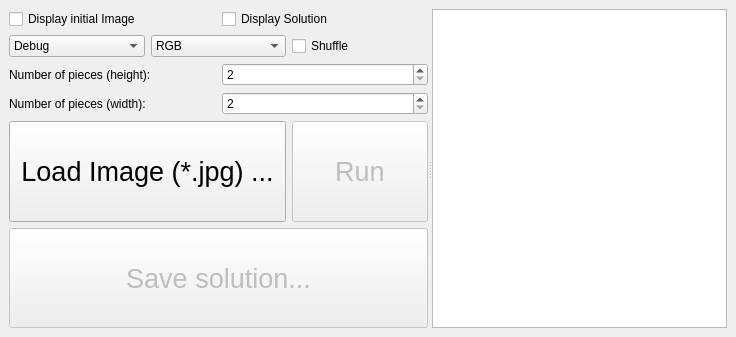
<?xml version="1.0" encoding="UTF-8"?>
<ui version="4.0">
 <class>FYPJigsawPuzzleSolver</class>
 <widget class="QMainWindow" name="FYPJigsawPuzzleSolver">
  <property name="geometry">
   <rect>
    <x>0</x>
    <y>0</y>
    <width>736</width>
    <height>337</height>
   </rect>
  </property>
  <property name="windowTitle">
   <string>MainWindow</string>
  </property>
  <widget class="QWidget" name="centralwidget">
   <property name="enabled">
    <bool>true</bool>
   </property>
   <property name="sizePolicy">
    <sizepolicy hsizetype="Expanding" vsizetype="Expanding">
     <horstretch>0</horstretch>
     <verstretch>0</verstretch>
    </sizepolicy>
   </property>
   <layout class="QHBoxLayout" name="horizontalLayout_7">
    <item>
     <widget class="QSplitter" name="splitter">
      <property name="orientation">
       <enum>Qt::Horizontal</enum>
      </property>
      <widget class="QWidget" name="layoutWidget">
       <layout class="QVBoxLayout" name="verticalLayout">
        <item>
         <layout class="QHBoxLayout" name="horizontalLayout">
          <item>
           <widget class="QCheckBox" name="displayInitial">
            <property name="sizePolicy">
             <sizepolicy hsizetype="Minimum" vsizetype="Minimum">
              <horstretch>0</horstretch>
              <verstretch>0</verstretch>
             </sizepolicy>
            </property>
            <property name="text">
             <string>Display initial Image</string>
            </property>
           </widget>
          </item>
          <item>
           <widget class="QCheckBox" name="displaySol">
            <property name="sizePolicy">
             <sizepolicy hsizetype="Minimum" vsizetype="Minimum">
              <horstretch>0</horstretch>
              <verstretch>0</verstretch>
             </sizepolicy>
            </property>
            <property name="text">
             <string>Display Solution</string>
            </property>
           </widget>
          </item>
         </layout>
        </item>
        <item>
         <layout class="QHBoxLayout" name="horizontalLayout_6">
          <item>
           <widget class="QComboBox" name="logLevel">
            <property name="sizePolicy">
             <sizepolicy hsizetype="Preferred" vsizetype="Minimum">
              <horstretch>0</horstretch>
              <verstretch>0</verstretch>
             </sizepolicy>
            </property>
            <item>
             <property name="text">
              <string>Debug</string>
             </property>
            </item>
            <item>
             <property name="text">
              <string>Info</string>
             </property>
            </item>
            <item>
             <property name="text">
              <string>Warning</string>
             </property>
            </item>
            <item>
             <property name="text">
              <string>Error</string>
             </property>
            </item>
            <item>
             <property name="text">
              <string>Critical</string>
             </property>
            </item>
           </widget>
          </item>
          <item>
           <widget class="QComboBox" name="colorSpace">
            <property name="sizePolicy">
             <sizepolicy hsizetype="Minimum" vsizetype="Minimum">
              <horstretch>0</horstretch>
              <verstretch>0</verstretch>
             </sizepolicy>
            </property>
            <item>
             <property name="text">
              <string>RGB</string>
             </property>
            </item>
            <item>
             <property name="text">
              <string>HSV</string>
             </property>
            </item>
           </widget>
          </item>
          <item>
           <widget class="QCheckBox" name="shuffle">
            <property name="sizePolicy">
             <sizepolicy hsizetype="Minimum" vsizetype="Minimum">
              <horstretch>0</horstretch>
              <verstretch>0</verstretch>
             </sizepolicy>
            </property>
            <property name="text">
             <string>Shuffle</string>
            </property>
           </widget>
          </item>
         </layout>
        </item>
        <item>
         <layout class="QHBoxLayout" name="horizontalLayout_2">
          <item>
           <widget class="QLabel" name="label_2">
            <property name="sizePolicy">
             <sizepolicy hsizetype="MinimumExpanding" vsizetype="Minimum">
              <horstretch>0</horstretch>
              <verstretch>0</verstretch>
             </sizepolicy>
            </property>
            <property name="text">
             <string>Number of pieces (height):</string>
            </property>
           </widget>
          </item>
          <item>
           <widget class="QSpinBox" name="pieceNumH">
            <property name="sizePolicy">
             <sizepolicy hsizetype="MinimumExpanding" vsizetype="Minimum">
              <horstretch>0</horstretch>
              <verstretch>0</verstretch>
             </sizepolicy>
            </property>
            <property name="minimum">
             <number>2</number>
            </property>
            <property name="maximum">
             <number>150</number>
            </property>
            <property name="value">
             <number>2</number>
            </property>
           </widget>
          </item>
         </layout>
        </item>
        <item>
         <layout class="QHBoxLayout" name="horizontalLayout_4">
          <item>
           <widget class="QLabel" name="label_3">
            <property name="sizePolicy">
             <sizepolicy hsizetype="MinimumExpanding" vsizetype="Minimum">
              <horstretch>0</horstretch>
              <verstretch>0</verstretch>
             </sizepolicy>
            </property>
            <property name="text">
             <string>Number of pieces (width):</string>
            </property>
           </widget>
          </item>
          <item>
           <widget class="QSpinBox" name="pieceNumW">
            <property name="sizePolicy">
             <sizepolicy hsizetype="MinimumExpanding" vsizetype="Minimum">
              <horstretch>0</horstretch>
              <verstretch>0</verstretch>
             </sizepolicy>
            </property>
            <property name="minimumSize">
             <size>
              <width>54</width>
              <height>0</height>
             </size>
            </property>
            <property name="minimum">
             <number>2</number>
            </property>
            <property name="maximum">
             <number>150</number>
            </property>
           </widget>
          </item>
         </layout>
        </item>
        <item>
         <layout class="QHBoxLayout" name="horizontalLayout_3">
          <item>
           <widget class="QToolButton" name="loadImage">
            <property name="sizePolicy">
             <sizepolicy hsizetype="MinimumExpanding" vsizetype="MinimumExpanding">
              <horstretch>0</horstretch>
              <verstretch>0</verstretch>
             </sizepolicy>
            </property>
            <property name="font">
             <font>
              <pointsize>20</pointsize>
             </font>
            </property>
            <property name="text">
             <string>Load Image (*.jpg) ...</string>
            </property>
            <property name="popupMode">
             <enum>QToolButton::InstantPopup</enum>
            </property>
           </widget>
          </item>
          <item>
           <widget class="QPushButton" name="run">
            <property name="enabled">
             <bool>false</bool>
            </property>
            <property name="sizePolicy">
             <sizepolicy hsizetype="MinimumExpanding" vsizetype="MinimumExpanding">
              <horstretch>0</horstretch>
              <verstretch>0</verstretch>
             </sizepolicy>
            </property>
            <property name="font">
             <font>
              <pointsize>20</pointsize>
             </font>
            </property>
            <property name="text">
             <string>Run</string>
            </property>
           </widget>
          </item>
         </layout>
        </item>
        <item>
         <layout class="QHBoxLayout" name="horizontalLayout_5">
          <item>
           <widget class="QToolButton" name="saveSolution">
            <property name="enabled">
             <bool>false</bool>
            </property>
            <property name="sizePolicy">
             <sizepolicy hsizetype="Expanding" vsizetype="Expanding">
              <horstretch>0</horstretch>
              <verstretch>0</verstretch>
             </sizepolicy>
            </property>
            <property name="font">
             <font>
              <pointsize>20</pointsize>
             </font>
            </property>
            <property name="text">
             <string>Save solution...</string>
            </property>
           </widget>
          </item>
         </layout>
        </item>
       </layout>
      </widget>
      <widget class="QPlainTextEdit" name="logger"/>
     </widget>
    </item>
   </layout>
  </widget>
 </widget>
 <resources/>
 <connections/>
</ui>
